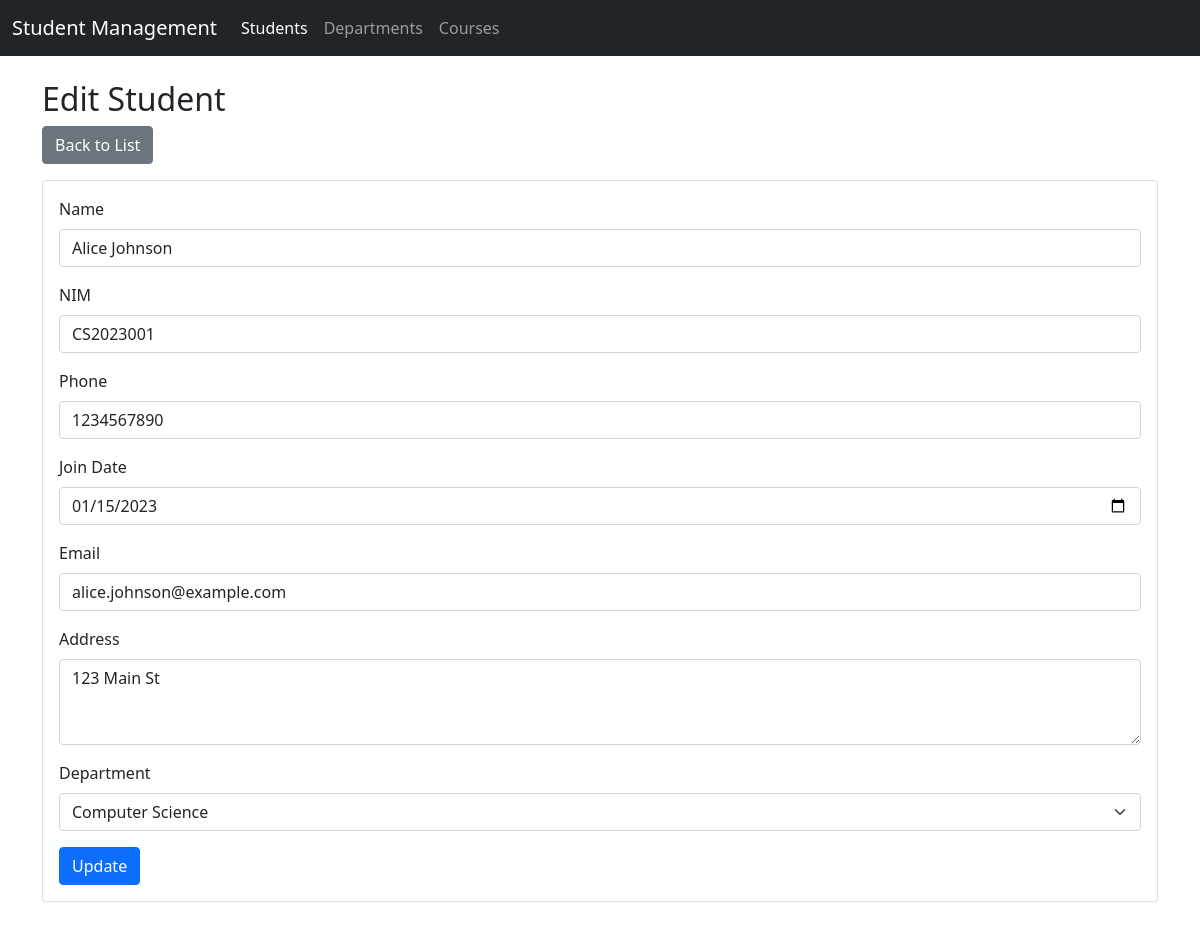
Screenshot of /tp_mvc/index.php?controller=student&action=edit&id=1 with the database file from the repository.
### tables this page shows
CREATE TABLE students (
    id INT AUTO_INCREMENT PRIMARY KEY,
    name VARCHAR(100) NOT NULL,
    nim VARCHAR(50) NOT NULL,
    phone VARCHAR(15),
    join_date DATE,
    email VARCHAR(100),
    address TEXT,
    department_id INT,
    FOREIGN KEY (department_id) REFERENCES departments(id)
);

CREATE TABLE departments (
    id INT AUTO_INCREMENT PRIMARY KEY,
    name VARCHAR(100) NOT NULL
);

### tp_mvc/models/Student.php (called while the page is built, shortened)
<?php
require_once 'config/database.php';
class Student {
    private $conn;
    private $table_name = "students";
    public $id;
    public function __construct() {
        $database = new Database();
        $this->conn = $database->getConnection();
    }
    public function getOne() {
        $query = "SELECT s.*, d.name as department_name
                 FROM " . $this->table_name . " s
                 LEFT JOIN departments d ON s.department_id = d.id
                 WHERE s.id = ?";
        $stmt = $this->conn->prepare($query);
        $stmt->bind_param("i", $this->id);
        $stmt->execute();
        $result = $stmt->get_result();
        $row = $result->fetch_assoc();
        if($row) {
            $this->name = $row['name'];
            $this->nim = $row['nim'];
            $this->phone = $row['phone'];
            $this->join_date = $row['join_date'];
            $this->email = $row['email'];
            $this->address = $row['address'];
            $this->department_id = $row['department_id'];
            return true;
        }
        return false;
    }
}
?>

### tp_mvc/config/database.php (called while the page is built, shortened)
<?php
class Database {
    private $host = "localhost";
    private $username = "root";
    private $password = "";
    private $database = "tp8dpboc12025";
    public function getConnection() {
        $this->conn = null;
        try {
            $this->conn = new mysqli($this->host, $this->username, $this->password, $this->database);
        } catch (Exception $e) {
            echo "Connection error: " . $e->getMessage();
        }
        return $this->conn;
    }
}
?>

### tp_mvc/models/Department.php (called while the page is built, shortened)
<?php
require_once 'config/database.php';
class Department {
    private $conn;
    private $table_name = "departments";
    public function __construct() {
        $database = new Database();
        $this->conn = $database->getConnection();
    }
    public function getAll() {
        $query = "SELECT * FROM " . $this->table_name . " ORDER BY id";
        $result = $this->conn->query($query);
        return $result;
    }
}
?>

### tp_mvc/views/students/edit.php (the view, shortened to what this page needs)
<?php
include 'views/layouts/header.php';
?>
<h2>Edit Student</h2>
<a href="index.php?controller=student&action=index" class="btn btn-secondary mb-3">Back to List</a>
<div class="card">
    <div class="card-body">
        <form action="index.php?controller=student&action=update" method="POST">
            <div class="mb-3">
                <label for="name" class="form-label">Name</label>
                <input type="text" class="form-control" id="name" name="name" value="<?php echo $this->student->name; ?>" required>
            </div>
            <div class="mb-3">
                <label for="nim" class="form-label">NIM</label>
                <input type="text" class="form-control" id="nim" name="nim" value="<?php echo $this->student->nim; ?>" required>
            </div>
            <div class="mb-3">
                <label for="phone" class="form-label">Phone</label>
                <input type="text" class="form-control" id="phone" name="phone" value="<?php echo $this->student->phone; ?>">
            </div>
            <div class="mb-3">
                <label for="join_date" class="form-label">Join Date</label>
                <input type="date" class="form-control" id="join_date" name="join_date" value="<?php echo $this->student->join_date; ?>">
            </div>
            <div class="mb-3">
                <label for="email" class="form-label">Email</label>
                <input type="email" class="form-control" id="email" name="email" value="<?php echo $this->student->email; ?>">
            </div>
            <div class="mb-3">
                <label for="address" class="form-label">Address</label>
                <textarea class="form-control" id="address" name="address" rows="3"><?php echo $this->student->address; ?></textarea>
            </div>
            <div class="mb-3">
                <label for="department_id" class="form-label">Department</label>
                <select class="form-select" id="department_id" name="department_id" required>
                    <?php while($dept = $departments->fetch_assoc()): ?>
                        <option value="<?php echo $dept['id']; ?>" <?php echo ($dept['id'] == $this->student->department_id) ? 'selected' : ''; ?>>
                            <?php echo $dept['name']; ?>
                        </option>
                    <?php endwhile; ?>
                </select>
            </div>
            <button type="submit" name="submit" class="btn btn-primary">Update</button>
        </form>
    </div>
</div>
<?php include 'views/layouts/footer.php'; ?>

### rows the page displays
students: name "Alice Johnson", nim "CS2023001", phone "1234567890", join_date "01/15/2023", email "alice.johnson@example.com", address "123 Main St", department_id "Computer Science"
